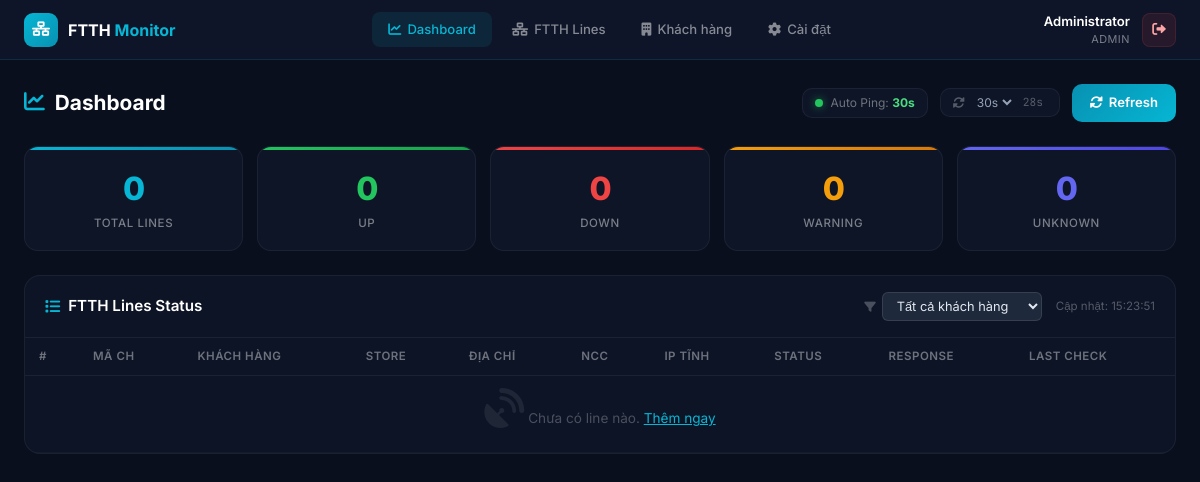
/index.php (signed in), run on the app's committed database.
### tables this page shows
CREATE TABLE IF NOT EXISTS `users` (
    `id` INT AUTO_INCREMENT PRIMARY KEY,
    `username` VARCHAR(50) NOT NULL UNIQUE,
    `name` VARCHAR(100) NOT NULL,
    `email` VARCHAR(100) DEFAULT NULL,
    `password` VARCHAR(255) DEFAULT NULL,
    `role` ENUM('admin', 'user', 'viewer') NOT NULL DEFAULT 'user',
    `active` TINYINT(1) NOT NULL DEFAULT 1,
    `avatar` VARCHAR(255) DEFAULT NULL,
    `last_login` DATETIME DEFAULT NULL,
    `created_at` DATETIME DEFAULT CURRENT_TIMESTAMP,
    `updated_at` DATETIME DEFAULT CURRENT_TIMESTAMP ON UPDATE CURRENT_TIMESTAMP
);

CREATE TABLE IF NOT EXISTS `system_settings` (
    `id` INT AUTO_INCREMENT PRIMARY KEY,
    `setting_key` VARCHAR(100) NOT NULL UNIQUE,
    `setting_value` TEXT DEFAULT NULL,
    `updated_at` DATETIME DEFAULT CURRENT_TIMESTAMP ON UPDATE CURRENT_TIMESTAMP
);

### models/User.php (called while the page is built, shortened)
<?php
class User {
    private $pdo;
    public function __construct($pdo) {
        $this->pdo = $pdo;
    }
    public function get($id) {
        $sql = "SELECT * FROM users WHERE id = :id";
        $stmt = $this->pdo->prepare($sql);
        $stmt->execute(['id' => $id]);
        return $stmt->fetch(PDO::FETCH_ASSOC);
    }
}

### models/Setting.php (called while the page is built, shortened)
<?php
class Setting
{
    private $pdo;
    public function __construct($pdo)
    {
        $this->pdo = $pdo;
    }
    public function get($key, $default = null): ?string
    {
        $stmt = $this->pdo->prepare("SELECT setting_value FROM system_settings WHERE setting_key = ?");
        $stmt->execute([$key]);
        $row = $stmt->fetch(PDO::FETCH_ASSOC);
        return $row ? (string)$row['setting_value'] : $default;
    }
}

### views/dashboard.php (the view, shortened to what this page needs)
<?php
require_once 'views/common/layout.php';
renderHeader($currentUser, 'dashboard');
?>
<div class="page-header">
    <div class="page-title"><i class="fas fa-chart-line"></i> Dashboard</div>
    <div style="display:flex;align-items:center;gap:12px">
        <div class="auto-ping-control">
            <span class="live-dot"></span>
            <span style="font-size:0.75rem;color:rgba(255,255,255,0.4)">Auto Ping: <strong style="color:#4ade80"><?= htmlspecialchars((string)($pingInterval ?? '30')) ?>s</strong></span>
        </div>
        <div class="auto-ping-control">
            <i class="fas fa-sync-alt" style="color:rgba(255,255,255,0.3);font-size:0.75rem"></i>
            <select id="refreshInterval" onchange="setRefresh(this.value)" style="background:transparent;border:none;color:#94a3b8;font-size:0.75rem;cursor:pointer;font-family:'Inter',sans-serif">
                <option value="30" selected>30s</option>
            </select>
            <span id="countdown" style="font-size:0.7rem;color:rgba(255,255,255,0.3);font-family:'JetBrains Mono',monospace;min-width:24px"></span>
        </div>
        <button class="btn-primary-dark" id="btnRefresh" onclick="refreshData()">
            <i class="fas fa-sync-alt"></i> Refresh
        </button>
    </div>
</div>
<div class="status-grid">
    <div class="status-card total">
        <div class="count" id="c-total"><?= $stats['total'] ?? 0 ?></div>
        <div class="label">Total Lines</div>
    </div>
    <div class="status-card up">
        <div class="count" id="c-up"><?= $stats['up_count'] ?? 0 ?></div>
        <div class="label">Up</div>
    </div>
    <div class="status-card down">
        <div class="count" id="c-down"><?= $stats['down_count'] ?? 0 ?></div>
        <div class="label">Down</div>
    </div>
    <div class="status-card warning">
        <div class="count" id="c-warning"><?= $stats['warning_count'] ?? 0 ?></div>
        <div class="label">Warning</div>
    </div>
    <div class="status-card paused">
        <div class="count" id="c-unknown"><?= ($stats['paused_count'] ?? 0) + ($stats['unknown_count'] ?? 0) ?></div>
        <div class="label">Unknown</div>
    </div>
</div>
<div class="card-dark">
    <div class="card-header-dark" style="display:flex;justify-content:space-between;align-items:center;flex-wrap:wrap;gap:10px">
        <h2><i class="fas fa-list"></i> FTTH Lines Status</h2>
        <div style="display:flex;align-items:center;gap:14px">
            <div style="display:flex;align-items:center;gap:6px">
                <i class="fas fa-filter" style="color:rgba(255,255,255,0.25);font-size:0.72rem"></i>
                <select id="customerFilter" onchange="filterByCustomer(this.value)" style="background:#1e293b;border:1px solid rgba(255,255,255,0.1);color:#e2e8f0;padding:5px 10px;border-radius:6px;font-size:0.8rem;cursor:pointer;font-family:'Inter',sans-serif;min-width:160px">
                    <option value="">Tất cả khách hàng</option>
                </select>
            </div>
            <span id="lastUpdate" style="font-size:0.72rem;color:rgba(255,255,255,0.3)">Cập nhật: <?= date('H:i:s') ?></span>
        </div>
    </div>
    <div style="overflow-x:auto">
        <table class="tbl" id="linesTable">
            <thead>
                <tr>
                    <th>#</th>
                    <th>Mã CH</th>
                    <th id="thCustomer">Khách hàng</th>
                    <th>Store</th>
                    <th>Địa chỉ</th>
                    <th>NCC</th>
                    <th>IP Tĩnh</th>
                    <th>Status</th>
                    <th>Response</th>
                    <th>Last Check</th>
                </tr>
            </thead>
            <tbody id="linesBody">
                <?php if (!empty($lines)): ?>
                <?php foreach ($lines as $i => $line): ?>
                <tr id="line-row-<?= $line['id'] ?>" data-customer-id="<?= $line['customer_id'] ?? '' ?>" data-status="<?= $line['status'] ?>">
                    <td class="muted row-num"><?= $i + 1 ?></td>
                    <td class="mono" style="font-size:0.78rem"><?= htmlspecialchars($line['store_code'] ?? '—') ?></td>
                    <td class="customer-col"><?= htmlspecialchars($line['customer_name_rel'] ?? $line['customer_name'] ?? '—') ?></td>
                    <td class="name-cell"><?= htmlspecialchars($line['name']) ?></td>
                    <td class="muted"><small><?= htmlspecialchars($line['branch_address'] ?? '') ?></small></td>
                    <td><span class="mono" style="font-size:0.78rem"><?= htmlspecialchars($line['provider'] ?? '—') ?></span></td>
                    <td class="mono"><?= htmlspecialchars($line['ip_address']) ?></td>
                    <td>
                        <span class="badge-status <?= $line['status'] ?>" id="status-<?= $line['id'] ?>">
                            <span class="dot"></span><?= ucfirst($line['status']) ?>
                        </span>
                    </td>
                    <td>
                        <span class="response-time <?= ($line['avg_response_time'] ?? 0) < 50 ? 'good' : (($line['avg_response_time'] ?? 0) < 200 ? 'medium' : 'bad') ?>" id="rt-<?= $line['id'] ?>">
                            <?= $line['avg_response_time'] ? round($line['avg_response_time'], 1) . ' ms' : '—' ?>
                        </span>
                    </td>
                    <td class="muted" id="lc-<?= $line['id'] ?>"><?= $line['last_check'] ? date('d/m H:i:s', strtotime($line['last_check'])) : 'Never' ?></td>
                </tr>
                <?php endforeach; ?>
                <?php else: ?>
                <tr><td colspan="10" class="empty-state"><i class="fas fa-satellite-dish"></i> Chưa có line nào. <a href="?action=lines" style="color:#06b6d4">Thêm ngay</a></td></tr>
                <?php endif; ?>
            </tbody>
        </table>
    </div>
</div>
<?php renderFooter(); ?>

### index.php (shortened to what this page needs)
<?php
require_once 'config/database.php';
require_once 'models/User.php';
require_once 'models/Setting.php';
$user = new User($pdo);
$ftthLine = new FtthLine($pdo);
$setting = new Setting($pdo);
$action = $_GET['action'] ?? 'dashboard';
$currentUser = $user->get($_SESSION['user_id']);
switch ($action) {
    case 'dashboard':
    default:
        $statsStmt = $pdo->query("SELECT
            COUNT(*) as total,
            SUM(CASE WHEN status = 'up' THEN 1 ELSE 0 END) as up_count,
            SUM(CASE WHEN status = 'down' THEN 1 ELSE 0 END) as down_count,
            SUM(CASE WHEN status = 'warning' THEN 1 ELSE 0 END) as warning_count,
            SUM(CASE WHEN status = 'paused' THEN 1 ELSE 0 END) as paused_count,
            SUM(CASE WHEN status = 'unknown' THEN 1 ELSE 0 END) as unknown_count
            FROM ftth_lines WHERE active = 1");
        $stats = $statsStmt->fetch(PDO::FETCH_ASSOC);
        $lines = $ftthLine->getAll();
        $pingInterval = $setting->get('ping_interval', '30');
        include 'views/dashboard.php';
        break;
}

### views/common/layout.php (shortened to what this page needs)
<?php
function renderHeader($currentUser, $activeMenu = 'dashboard') {
    $menuItems = [
        'dashboard' => ['icon' => 'fa-chart-line', 'label' => 'Dashboard'],
        'lines' => ['icon' => 'fa-network-wired', 'label' => 'FTTH Lines'],
        'customers' => ['icon' => 'fa-building', 'label' => 'Khách hàng'],
        'settings' => ['icon' => 'fa-cog', 'label' => 'Cài đặt'],
    ];
?>
<!DOCTYPE html>
<html lang="vi">
<head>
    <link href="https://cdn.jsdelivr.net/npm/bootstrap@5.1.3/dist/css/bootstrap.min.css" rel="stylesheet">
    <link href="https://cdnjs.cloudflare.com/ajax/libs/font-awesome/6.0.0/css/all.min.css" rel="stylesheet">
    <link href="assets/css/app.css?v=<?= time() ?>" rel="stylesheet">
</head>
<body>
    <div class="top-bar">
        <div class="brand">
            <div class="brand-icon"><i class="fas fa-network-wired"></i></div>
            <div class="brand-name">FTTH <span>Monitor</span></div>
        </div>
        <nav class="main-nav">
            <?php foreach ($menuItems as $key => $item): ?>
                <a href="?action=<?= $key ?>" class="nav-item <?= $activeMenu === $key ? 'active' : '' ?>">
                    <i class="fas <?= $item['icon'] ?>"></i>
                    <span><?= $item['label'] ?></span>
                </a>
            <?php endforeach; ?>
        </nav>
        <div class="user-menu">
            <div class="user-info">
                <div class="user-name"><?= htmlspecialchars($currentUser['name']) ?></div>
                <div class="user-role"><?= htmlspecialchars($currentUser['role']) ?></div>
            </div>
            <a href="?action=logout" class="btn-logout"><i class="fas fa-sign-out-alt"></i></a>
        </div>
    </div>
    <div class="app-content">
<?php
}
function renderFooter() {
?>
    </div>
</body>
</html>
<?php
}
?>

### data on the page
users: name "Administrator", role "ADMIN"
system_settings: setting_value "30"

### other printed values
$item['label'] "Dashboard"
$item['label'] "FTTH Lines"
$item['label'] "Khách hàng"
$item['label'] "Cài đặt"
$stats['total'] "0"
$stats['up_count'] "0"
$stats['down_count'] "0"
$stats['warning_count'] "0"
